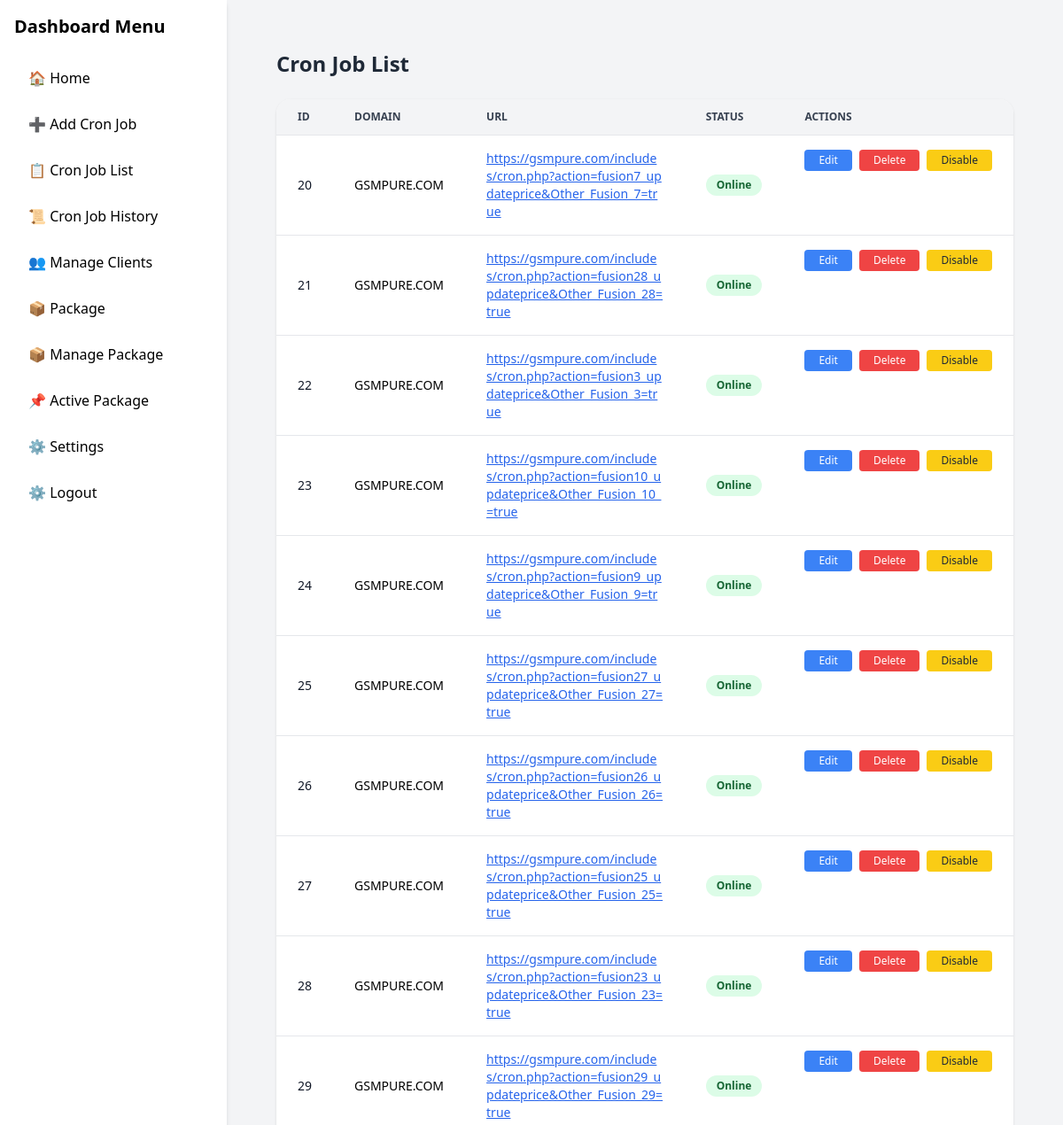
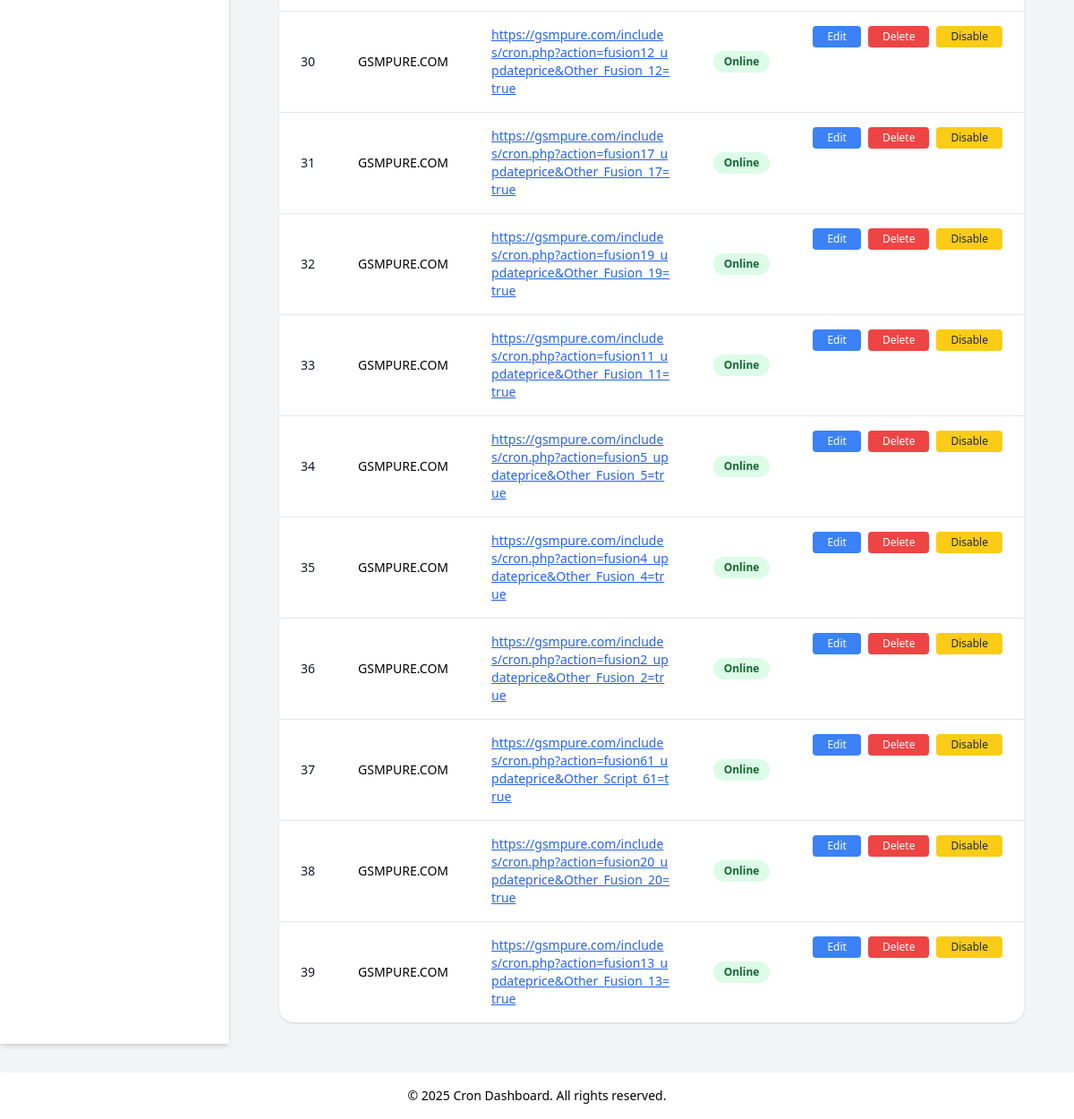
/cron-list (signed in), run on the app's committed database (2 pictures, top to bottom).
### tables this page shows
CREATE TABLE cron_jobs (
                id INTEGER PRIMARY KEY AUTOINCREMENT,
                domain TEXT NOT NULL,
                url TEXT NOT NULL,
                status TEXT NOT NULL,
                interval INTEGER NOT NULL
            , price_update_url TEXT, user_id INTEGER, last_run INTEGER DEFAULT 0);

### admin/app.py (the view)
@app.route("/cron-list")
@login_required
def cron_list():
    conn = get_db_connection()
    jobs = conn.execute("SELECT * FROM cron_jobs").fetchall()
    conn.close()
    return render_template("job_list.html", jobs=jobs)

### admin/app.py (called while the page is built)
def get_db_connection():
    conn = sqlite3.connect(DB_FILE)
    conn.row_factory = sqlite3.Row
    return conn

def login_required(f):
    @wraps(f)
    def decorated_function(*args, **kwargs):
        if "user_id" not in session:
            return redirect(url_for("login"))
        return f(*args, **kwargs)
    return decorated_function

### admin/templates/job_list.html
{% extends "base.html" %}
{% block content %}
<div class="max-w-7xl mx-auto px-4 sm:px-6 lg:px-8 mt-8">
    <h2 class="text-2xl font-bold text-gray-800 mb-6">Cron Job List</h2>
    <div class="overflow-x-auto bg-white shadow rounded-2xl">
        <table class="min-w-full divide-y divide-gray-200 text-sm text-left">
            <thead class="bg-gray-100 text-gray-700 uppercase text-xs font-semibold">
                <tr>
                    <th class="px-6 py-3">ID</th>
                    <th class="px-6 py-3">Domain</th>
                    <th class="px-6 py-3">URL</th>
                    <th class="px-6 py-3">Status</th>
                    <th class="px-6 py-3">Actions</th>
                </tr>
            </thead>
            <tbody class="divide-y divide-gray-200">
                {% for job in jobs %}
                <tr class="hover:bg-gray-50">
                    <td class="px-6 py-4 font-medium text-gray-900">{{ job.id }}</td>
                    <td class="px-6 py-4">{{ job.domain }}</td>
                    <td class="px-6 py-4 text-blue-600 underline break-all">{{ job.url }}</td>
                    <td class="px-6 py-4">
                        <span class="inline-block px-3 py-1 rounded-full text-xs font-semibold
                            {{ 'bg-green-100 text-green-800' if job.status == 'online' else 'bg-red-100 text-red-800' }}">
                            {{ job.status|capitalize }}
                        </span>
                    </td>
                    <td class="px-6 py-4 flex flex-col sm:flex-row gap-2">
                        <a href="{{ url_for('edit_cron', job_id=job.id) }}"
                           class="px-4 py-1 bg-blue-500 text-white rounded hover:bg-blue-600 text-xs text-center">
                            Edit
                        </a>
                        <a href="{{ url_for('delete_cron', job_id=job.id) }}"
                           class="px-4 py-1 bg-red-500 text-white rounded hover:bg-red-600 text-xs text-center">
                            Delete
                        </a>
                        <a href="{{ url_for('toggle_status', job_id=job.id) }}"
                           class="px-4 py-1 bg-yellow-400 text-gray-800 rounded hover:bg-yellow-500 text-xs text-center">
                            {% if job.status == 'online' %}Disable{% else %}Enable{% endif %}
                        </a>
                    </td>
                </tr>
                {% endfor %}
            </tbody>
        </table>
    </div>
</div>
{% endblock %}

### admin/templates/base.html (shortened to what this page needs)
<!DOCTYPE html>
<html lang="en">
<head>
    <script src="https://cdn.tailwindcss.com?plugins=forms,typography,aspect-ratio"></script>
</head>
<body class="bg-gray-100 min-h-screen flex flex-col">
    <div class="flex flex-1">
        <aside class="w-64 bg-white shadow-md p-4 hidden md:block">
            <h2 class="text-xl font-bold mb-6">Dashboard Menu</h2>
            <nav class="space-y-3">
                <a href="{{ url_for('dashboard') }}" class="block py-2 px-4 rounded hover:bg-blue-100 transition-colors">🏠 Home</a>
                <a href="{{ url_for('add_cron') }}" class="block py-2 px-4 rounded hover:bg-green-100 transition-colors">➕ Add Cron Job</a>
                <a href="{{ url_for('cron_list') }}" class="block py-2 px-4 rounded hover:bg-yellow-100 transition-colors">📋 Cron Job List</a>
                <a href="{{ url_for('history') }}" class="block py-2 px-4 rounded hover:bg-purple-100 transition-colors">📜 Cron Job History</a>
                <a href="{{ url_for('manage_clients') }}" class="block py-2 px-4 rounded hover:bg-indigo-100 transition-colors">👥 Manage Clients</a>
                <a href="{{ url_for('package') }}" class="block py-2 px-4 rounded hover:bg-pink-100 transition-colors">📦 Package</a>
                <a href="{{ url_for('manage_package') }}" class="block py-2 px-4 rounded hover:bg-orange-100 transition-colors">📦 Manage Package</a>
                <a href="{{ url_for('active_package') }}" class="block py-2 px-4 rounded hover:bg-teal-100 transition-colors">📌 Active Package</a>
                <a href="{{ url_for('settings') }}" class="block py-2 px-4 rounded hover:bg-red-100 transition-colors">⚙️ Settings</a>
                <a href="{{ url_for('logout') }}" class="block py-2 px-4 rounded hover:bg-red-100 transition-colors">⚙️ Logout</a>
            </nav>
        </aside>
        <main class="flex-1 p-6">
            {% block content %}{% endblock %}
        </main>
    </div>
    <footer class="bg-white text-center text-sm py-4 shadow mt-8">
        &copy; {{ current_year or 2025 }} Cron Dashboard. All rights reserved.
    </footer>
</body>
</html>

### data on the page
cron_jobs: id "20", domain "GSMPURE.COM", url "https://gsmpure.com/includes/cron.php?action=fusion7_updateprice&Other_Fusion_7=true", status "Online", shows "Disable"
cron_jobs: id "21", domain "GSMPURE.COM", url "https://gsmpure.com/includes/cron.php?action=fusion28_updateprice&Other_Fusion_28=true", status "Online", shows "Disable"
cron_jobs: id "22", domain "GSMPURE.COM", url "https://gsmpure.com/includes/cron.php?action=fusion3_updateprice&Other_Fusion_3=true", status "Online", shows "Disable"
cron_jobs: id "23", domain "GSMPURE.COM", url "https://gsmpure.com/includes/cron.php?action=fusion10_updateprice&Other_Fusion_10_=true", status "Online", shows "Disable"
cron_jobs: id "24", domain "GSMPURE.COM", url "https://gsmpure.com/includes/cron.php?action=fusion9_updateprice&Other_Fusion_9=true", status "Online", shows "Disable"
cron_jobs: id "25", domain "GSMPURE.COM", url "https://gsmpure.com/includes/cron.php?action=fusion27_updateprice&Other_Fusion_27=true", status "Online", shows "Disable"
cron_jobs: id "26", domain "GSMPURE.COM", url "https://gsmpure.com/includes/cron.php?action=fusion26_updateprice&Other_Fusion_26=true", status "Online", shows "Disable"
cron_jobs: id "27", domain "GSMPURE.COM", url "https://gsmpure.com/includes/cron.php?action=fusion25_updateprice&Other_Fusion_25=true", status "Online", shows "Disable"
cron_jobs: id "28", domain "GSMPURE.COM", url "https://gsmpure.com/includes/cron.php?action=fusion23_updateprice&Other_Fusion_23=true", status "Online", shows "Disable"
cron_jobs: id "29", domain "GSMPURE.COM", url "https://gsmpure.com/includes/cron.php?action=fusion29_updateprice&Other_Fusion_29=true", status "Online", shows "Disable"
cron_jobs: id "30", domain "GSMPURE.COM", url "https://gsmpure.com/includes/cron.php?action=fusion12_updateprice&Other_Fusion_12=true", status "Online", shows "Disable"
cron_jobs: id "31", domain "GSMPURE.COM", url "https://gsmpure.com/includes/cron.php?action=fusion17_updateprice&Other_Fusion_17=true", status "Online", shows "Disable"
cron_jobs: id "32", domain "GSMPURE.COM", url "https://gsmpure.com/includes/cron.php?action=fusion19_updateprice&Other_Fusion_19=true", status "Online", shows "Disable"
cron_jobs: id "33", domain "GSMPURE.COM", url "https://gsmpure.com/includes/cron.php?action=fusion11_updateprice&Other_Fusion_11=true", status "Online", shows "Disable"
cron_jobs: id "34", domain "GSMPURE.COM", url "https://gsmpure.com/includes/cron.php?action=fusion5_updateprice&Other_Fusion_5=true", status "Online", shows "Disable"
cron_jobs: id "35", domain "GSMPURE.COM", url "https://gsmpure.com/includes/cron.php?action=fusion4_updateprice&Other_Fusion_4=true", status "Online", shows "Disable"
cron_jobs: id "36", domain "GSMPURE.COM", url "https://gsmpure.com/includes/cron.php?action=fusion2_updateprice&Other_Fusion_2=true", status "Online", shows "Disable"
cron_jobs: id "37", domain "GSMPURE.COM", url "https://gsmpure.com/includes/cron.php?action=fusion61_updateprice&Other_Script_61=true", status "Online", shows "Disable"
cron_jobs: id "38", domain "GSMPURE.COM", url "https://gsmpure.com/includes/cron.php?action=fusion20_updateprice&Other_Fusion_20=true", status "Online", shows "Disable"
cron_jobs: id "39", domain "GSMPURE.COM", url "https://gsmpure.com/includes/cron.php?action=fusion13_updateprice&Other_Fusion_13=true", status "Online", shows "Disable"

### other printed values
{{ current_year or 2025 }} "2025"
